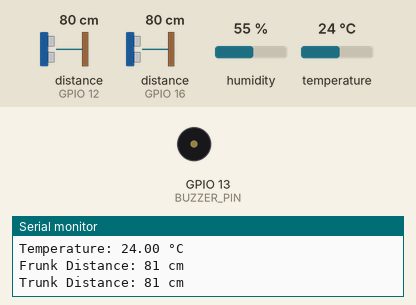
This sketch was run on a simulated ESP8266 (NodeMCU). On the bench: buzzer (waves = sounding, pin HIGH), the last lines printed to the serial monitor. The inputs (shaded band) are chosen by the test bench; at power-on: distance to the obstacle (sensors on GPIO 12, GPIO 16) 80 cm, humidity 55 %, temperature 24 °C. The echo pulse lasts 58.3 µs per cm; WiFi joins after 1.5 s; servers stay silent unless stated.

Above: at 3.0 s.
3.1 s: distance to the obstacle (sensor on GPIO 12) set to 196 cm
5.0 s: distance to the obstacle (sensor on GPIO 12) set to 206 cm
At 6.3 s:
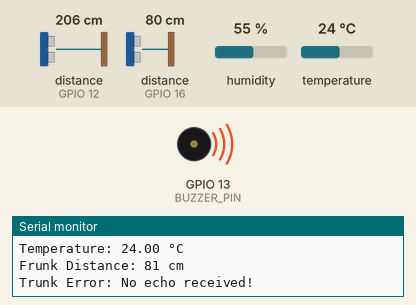
10.5 s: distance to the obstacle (sensor on GPIO 12) set to 35 cm
At 12.2 s:
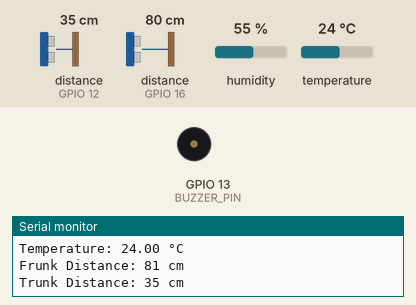
12.6 s: distance to the obstacle (sensor on GPIO 12) set to 2 cm
At 14.3 s:
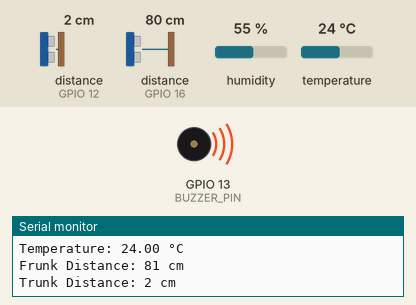
Timing chart, 0 to 15.6 s (numbered marks = the images above; inputs shaded):
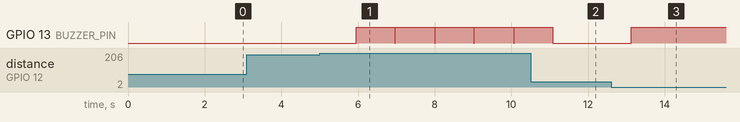

Measured:
- the behaviour switches between 200 and 201 cm on distance to the obstacle (sensor on GPIO 12) (found by bisection; images 0 and 1)
- after the input at 5.0 s, GPIO 13 (BUZZER_PIN): alternates HIGH for 1.0 s and LOW for 0.02 s, starting after 0.95 s
- after the input at 10.5 s, GPIO 13 (BUZZER_PIN): goes on until 11.1 s, then stays LOW
- after the input at 12.6 s, GPIO 13 (BUZZER_PIN): LOW → HIGH after 0.52 s

The sketch:

Smart_Cycle.ino
```cpp
#define BLYNK_PRINT Serial  // Define BLYNK_PRINT to use Serial for debug prints

#define BLYNK_TEMPLATE_ID "TMPL38nkNdEys"  // Template ID for Blynk project
#define BLYNK_TEMPLATE_NAME "Smart Cycle"  // Name of the Blynk template
#define BLYNK_AUTH_TOKEN "2Td89Zhyvyg70BNb7pBxi8ukkjPaX0Qk"  // Authentication token for Blynk

#include <NewPing.h>  // Include NewPing library for ultrasonic sensor
#include <ESP8266WiFi.h>  // Include ESP8266WiFi library for ESP8266 WiFi module
#include <BlynkSimpleEsp8266.h>  // Include Blynk library for ESP8266

#include <DHT.h>  // Include DHT library for DHT temperature and humidity sensor

char ssid[] = "Cookie";  // WiFi SSID
char pass[] = "123456780";  // WiFi password

#define DHTPIN 4  // Digital pin connected to the DHT sensor
#define DHTTYPE DHT11  // DHT sensor type (DHT11 in this case)

DHT dht(DHTPIN, DHTTYPE);  // Initialize DHT sensor

#define TRIGGER_PIN_TRUNK 14  // Digital pin connected to the trigger pin of the trunk ultrasonic sensor
#define ECHO_PIN_TRUNK 12  // Digital pin connected to the echo pin of the trunk ultrasonic sensor

#define TRIGGER_PIN_FRUNK 5  // Digital pin connected to the trigger pin of the frunk ultrasonic sensor
#define ECHO_PIN_FRUNK 16  // Digital pin connected to the echo pin of the frunk ultrasonic sensor

#define BUZZER_PIN 13  // Digital pin connected to the buzzer

#define MAX_DISTANCE 200  // Maximum distance for the ultrasonic sensors

NewPing trunkSonar(TRIGGER_PIN_TRUNK, ECHO_PIN_TRUNK, MAX_DISTANCE);  // Initialize trunk ultrasonic sensor
NewPing frunkSonar(TRIGGER_PIN_FRUNK, ECHO_PIN_FRUNK, MAX_DISTANCE);  // Initialize frunk ultrasonic sensor

void setup() {
  Serial.begin(115200);  // Begin serial communication at 115200 baud rate
  Blynk.begin(BLYNK_AUTH_TOKEN, ssid, pass);  // Connect to Blynk server with provided authentication token and WiFi credentials
  pinMode(BUZZER_PIN, OUTPUT);  // Set BUZZER_PIN as output
  dht.begin();  // Initialize DHT sensor
}

void loop() {
  Blynk.run();  // Run Blynk

  float temperature = dht.readTemperature();  // Read temperature from DHT sensor

  if (isnan(temperature)) {  // Check if temperature reading is NaN
    Serial.println("Failed to read from DHT sensor!");  // Print error message
    return;
  }

  Serial.print("Temperature: ");  // Print temperature label
  Serial.print(temperature);  // Print temperature value
  Serial.println(" °C");  // Print units
  Blynk.virtualWrite(V0, temperature);  // Send temperature value to Blynk app

  if (temperature > 40) {  // Check if temperature is above 40°C
    digitalWrite(BUZZER_PIN, HIGH);  // Turn on buzzer
    Blynk.logEvent("batter_tempeature");  // Log temperature event in Blynk app
  } else {
    digitalWrite(BUZZER_PIN, LOW);  // Turn off buzzer
  }

  unsigned int frunkDistance = frunkSonar.ping_cm();  // Get distance from frunk ultrasonic sensor
  unsigned int trunkDistance = trunkSonar.ping_cm();  // Get distance from trunk ultrasonic sensor

  if (frunkDistance == 0) {  // Check if frunk distance reading is 0
    Serial.println("Frunk Error: No echo received!");  // Print error message
  } else {
    Serial.print("Frunk Distance: ");  // Print frunk distance label
    Serial.print(frunkDistance);  // Print frunk distance value
    Serial.println(" cm");  // Print units
    Blynk.virtualWrite(V1, frunkDistance);  // Send frunk distance value to Blynk app
  }

  if (frunkDistance <= 30) {  // Check if distance to frunk is less than or equal to 10 cm
    digitalWrite(BUZZER_PIN, HIGH);  // Turn on buzzer
    Blynk.logEvent("vehicle_ahead");  // Log vehicle ahead event in Blynk app
  } else {
    digitalWrite(BUZZER_PIN, LOW);  // Turn off buzzer
  }

  if (trunkDistance == 0) {  // Check if trunk distance reading is 0
    Serial.println("Trunk Error: No echo received!");  // Print error message
  } else {
    Serial.print("Trunk Distance: ");  // Print trunk distance label
    Serial.print(trunkDistance);  // Print trunk distance value
    Serial.println(" cm");  // Print units
    Blynk.virtualWrite(V2, trunkDistance);  // Send trunk distance value to Blynk app
  }

  if (trunkDistance <= 30) {  // Check if distance to trunk is less than or equal to 10 cm
    digitalWrite(BUZZER_PIN, HIGH);  // Turn on buzzer
    Blynk.logEvent("vehicle_behind");  // Log vehicle behind event in Blynk app
  } else {
    digitalWrite(BUZZER_PIN, LOW);  // Turn off buzzer
  }

  Serial.println();  // Print empty line for readability
  delay(1000);  // Delay for 1 second
}
```
